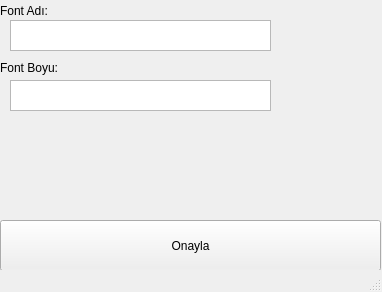
<?xml version="1.0" encoding="UTF-8"?>
<ui version="4.0">
 <class>MainWindow</class>
 <widget class="QMainWindow" name="MainWindow">
  <property name="geometry">
   <rect>
    <x>0</x>
    <y>0</y>
    <width>382</width>
    <height>292</height>
   </rect>
  </property>
  <property name="windowTitle">
   <string>Ayarlar</string>
  </property>
  <widget class="QWidget" name="centralwidget">
   <widget class="QPushButton" name="pushButton">
    <property name="geometry">
     <rect>
      <x>0</x>
      <y>220</y>
      <width>381</width>
      <height>51</height>
     </rect>
    </property>
    <property name="text">
     <string>Onayla</string>
    </property>
   </widget>
   <widget class="QLabel" name="label">
    <property name="geometry">
     <rect>
      <x>0</x>
      <y>0</y>
      <width>141</width>
      <height>21</height>
     </rect>
    </property>
    <property name="text">
     <string>Font Adı:</string>
    </property>
   </widget>
   <widget class="QLabel" name="label_2">
    <property name="geometry">
     <rect>
      <x>0</x>
      <y>60</y>
      <width>181</width>
      <height>16</height>
     </rect>
    </property>
    <property name="text">
     <string>Font Boyu:</string>
    </property>
   </widget>
   <widget class="QTextEdit" name="textEdit">
    <property name="geometry">
     <rect>
      <x>10</x>
      <y>20</y>
      <width>261</width>
      <height>31</height>
     </rect>
    </property>
   </widget>
   <widget class="QTextEdit" name="textEdit_2">
    <property name="geometry">
     <rect>
      <x>10</x>
      <y>80</y>
      <width>261</width>
      <height>31</height>
     </rect>
    </property>
   </widget>
  </widget>
  <widget class="QStatusBar" name="statusbar"/>
 </widget>
 <resources/>
 <connections/>
</ui>
